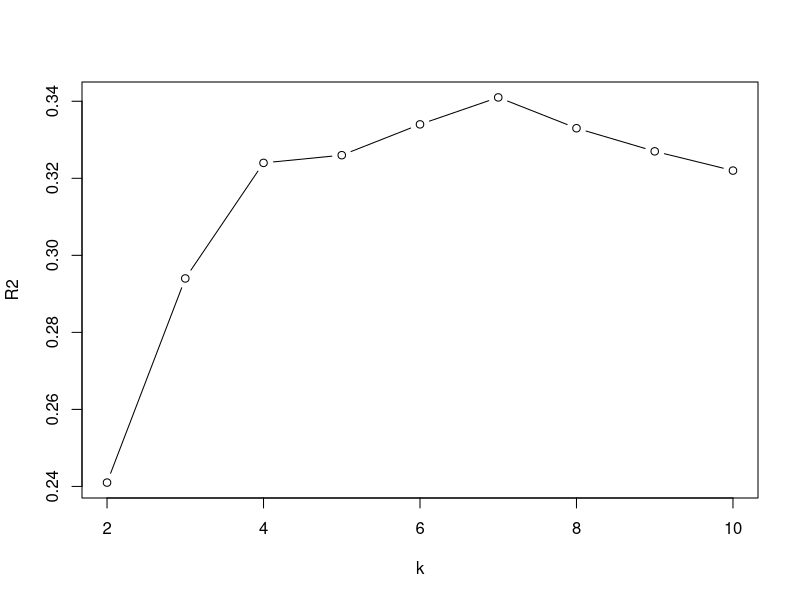
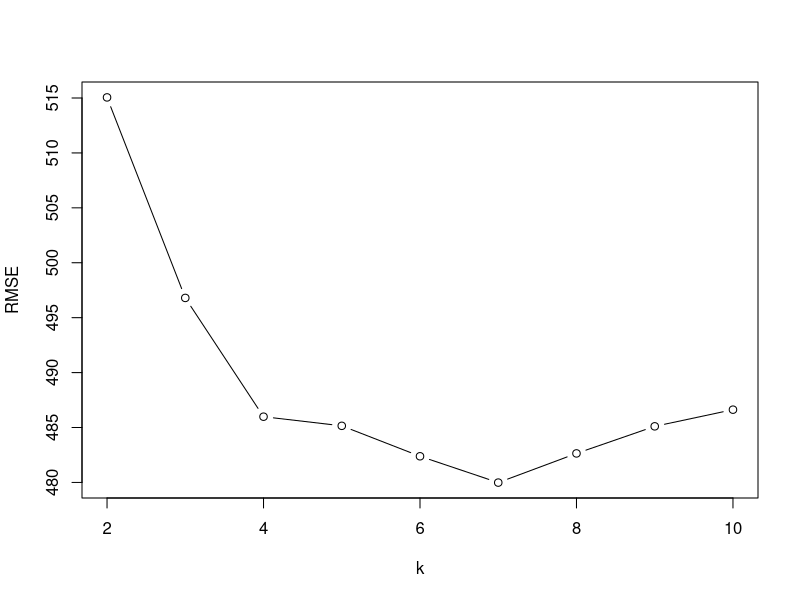
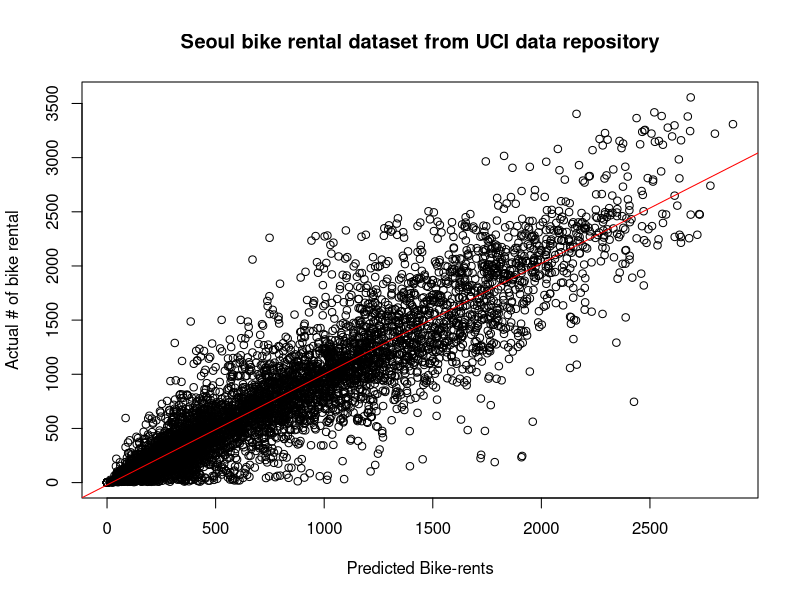

Reproduce these figures in R, in order.
## ---- chunk 1
library(dplyr)
library(tidyr)
library(lubridate)
library(stringr)
library(class)
library(ROCR)
library(FNN)    
library(ROSE)
library(e1071)   
library(Epi)     
library(class)
library(caret)

bike_rental_df <- read.csv('SeoulBikeData.csv')
## ---- chunk 2
str(bike_rental_df)

train_bike<-bike_rental_df[c(1:7296),]
test_bike<-bike_rental_df[c(7297:8760),]

dim(train_bike)
dim(test_bike)
## ---- chunk 3
var(train_bike$Rented.Bike.Count)
var(test_bike$Rented.Bike.Count)
sd(train_bike$Rented.Bike.Count)
sd(test_bike$Rented.Bike.Count)

summary(train_bike$Rented.Bike.Count)
summary(test_bike$Rented.Bike.Count)
## ---- chunk 4
 
dummy_bike <- predict(dummyVars(~ Seasons+Holiday+Functioning.Day, data = bike_rental_df), bike_rental_df)
bike_total <- cbind(bike_rental_df[,c(-12, -13, -14)], dummy_bike)

minmax_norm <- function(x) {
  (x-min(x))/(max(x)-min(x))
}


bike_total_norm <- sapply(bike_total[,c(-1, -2)], minmax_norm)
summary(bike_total_norm)

dim(bike_total_norm)

train_bike_norm <- bike_total_norm[1:7296,]
test_bike_norm <- bike_total_norm[7297:8760,]

train_bike_norm_label <- bike_total[1:7296, 2]
test_bike_norm_label <- bike_total[7297:8760,2]
## ---- chunk 5
sqrt(nrow(train_bike_norm))
knnmodel <- knnreg(train_bike_norm, train_bike_norm_label, k = 85)

train_bike$pred <- predict(knnmodel, train_bike_norm)
test_bike$pred <- predict(knnmodel, test_bike_norm)

head(train_bike[,c("Rented.Bike.Count", "pred")], 10)
head(test_bike[,c("Rented.Bike.Count", "pred")], 10)



train_bike$error <- train_bike$Rented.Bike.Count - train_bike$pred
test_bike$error <- test_bike$Rented.Bike.Count - test_bike$pred

head(train_bike[, c("Rented.Bike.Count", "pred", "error")], 10)
head(test_bike[, c("Rented.Bike.Count", "pred", "error")], 10)


#### 각 데이터의 RMSE 계산, sd와 비교 
rmse_train <- caret::RMSE(train_bike$Rented.Bike.Count, train_bike$pred)
rmse_train

rmse_test <- caret::RMSE(test_bike$Rented.Bike.Count, test_bike$pred)
rmse_test

sd(train_bike$Rented.Bike.Count)
sd(test_bike$Rented.Bike.Count)


#### 각 데이터의 R2 계산
train_Rsq <- 1- ((sum(train_bike$error ** 2)) / sum((train_bike$Rented.Bike.Count - mean(train_bike$Rented.Bike.Count))**2))
train_Rsq

test_Rsq <-  1- ((sum(test_bike$error ** 2)) / sum((test_bike$Rented.Bike.Count - mean(test_bike$Rented.Bike.Count))**2))
test_Rsq


print(paste("R2 for train data",
            round(train_Rsq, 3)))
print(paste("R2 for test data",
            round(test_Rsq, 3)))


## ---- chunk 6
## k = 1
knnmodel <- knnreg(train_bike_norm, train_bike_norm_label, k = 1)


#### making prediction with KNN
train_bike$pred <- predict(knnmodel, train_bike_norm)
test_bike$pred <- predict(knnmodel, test_bike_norm)

head(train_bike[,c("Rented.Bike.Count", "pred")], 10)
head(test_bike[,c("Rented.Bike.Count", "pred")], 10)


#### calculating error
train_bike$error <- train_bike$Rented.Bike.Count - train_bike$pred
test_bike$error <- test_bike$Rented.Bike.Count - test_bike$pred

head(train_bike[, c("Rented.Bike.Count", "pred", "error")], 10)
head(test_bike[, c("Rented.Bike.Count", "pred", "error")], 10)


#### 각 데이터의 RMSE 계산, sd와 비교 
rmse_train <- caret::RMSE(train_bike$Rented.Bike.Count, train_bike$pred)
rmse_train

rmse_test <- caret::RMSE(test_bike$Rented.Bike.Count, test_bike$pred)
rmse_test


#### R2 계산
train_Rsq <- 1- ((sum(train_bike$error ** 2)) / sum((train_bike$Rented.Bike.Count - mean(train_bike$Rented.Bike.Count))**2))
train_Rsq

test_Rsq <-  1- ((sum(test_bike$error ** 2)) / sum((test_bike$Rented.Bike.Count - mean(test_bike$Rented.Bike.Count))**2))
test_Rsq


print(paste("R2 for train data",
            round(train_Rsq, 3)))
print(paste("R2 for test data",
            round(test_Rsq, 3)))


## k = 1일때,
## "R2 for train data 1" // 0
## "R2 for test data -0.051" // 606.0568







## k = 2
knnmodel <- knnreg(train_bike_norm, train_bike_norm_label, k = 2)


#### making prediction with KNN
train_bike$pred <- predict(knnmodel, train_bike_norm)
test_bike$pred <- predict(knnmodel, test_bike_norm)

head(train_bike[,c("Rented.Bike.Count", "pred")], 10)
head(test_bike[,c("Rented.Bike.Count", "pred")], 10)


#### calculating error
train_bike$error <- train_bike$Rented.Bike.Count - train_bike$pred
test_bike$error <- test_bike$Rented.Bike.Count - test_bike$pred

head(train_bike[, c("Rented.Bike.Count", "pred", "error")], 10)
head(test_bike[, c("Rented.Bike.Count", "pred", "error")], 10)


#### 각 데이터의 RMSE 계산, sd와 비교 
rmse_train <- caret::RMSE(train_bike$Rented.Bike.Count, train_bike$pred)
rmse_train

rmse_test <- caret::RMSE(test_bike$Rented.Bike.Count, test_bike$pred)
rmse_test


#### R2 계산
train_Rsq <- 1- ((sum(train_bike$error ** 2)) / sum((train_bike$Rented.Bike.Count - mean(train_bike$Rented.Bike.Count))**2))
train_Rsq

test_Rsq <-  1- ((sum(test_bike$error ** 2)) / sum((test_bike$Rented.Bike.Count - mean(test_bike$Rented.Bike.Count))**2))
test_Rsq


print(paste("R2 for train data",
            round(train_Rsq, 3)))
print(paste("R2 for test data",
            round(test_Rsq, 3)))


## k = 2일때,
## "R2 for train data 0.935" // 167.4202
## "R2 for test data 0.241" // 515.0535






## k = 3
knnmodel <- knnreg(train_bike_norm, train_bike_norm_label, k = 3)


#### making prediction with KNN
train_bike$pred <- predict(knnmodel, train_bike_norm)
test_bike$pred <- predict(knnmodel, test_bike_norm)

head(train_bike[,c("Rented.Bike.Count", "pred")], 10)
head(test_bike[,c("Rented.Bike.Count", "pred")], 10)


#### calculating error
train_bike$error <- train_bike$Rented.Bike.Count - train_bike$pred
test_bike$error <- test_bike$Rented.Bike.Count - test_bike$pred

head(train_bike[, c("Rented.Bike.Count", "pred", "error")], 10)
head(test_bike[, c("Rented.Bike.Count", "pred", "error")], 10)


#### 각 데이터의 RMSE 계산, sd와 비교 
rmse_train <- caret::RMSE(train_bike$Rented.Bike.Count, train_bike$pred)
rmse_train

rmse_test <- caret::RMSE(test_bike$Rented.Bike.Count, test_bike$pred)
rmse_test


#### R2 계산
train_Rsq <- 1- ((sum(train_bike$error ** 2)) / sum((train_bike$Rented.Bike.Count - mean(train_bike$Rented.Bike.Count))**2))
train_Rsq

test_Rsq <-  1- ((sum(test_bike$error ** 2)) / sum((test_bike$Rented.Bike.Count - mean(test_bike$Rented.Bike.Count))**2))
test_Rsq


print(paste("R2 for train data",
            round(train_Rsq, 3)))
print(paste("R2 for test data",
            round(test_Rsq, 3)))


## k = 3일때, 
## "R2 for train data 0.912" // 194.4631
## "R2 for test data 0.294" // 496.7979 
 





## k = 4
knnmodel <- knnreg(train_bike_norm, train_bike_norm_label, k = 4)


#### making prediction with KNN
train_bike$pred <- predict(knnmodel, train_bike_norm)
test_bike$pred <- predict(knnmodel, test_bike_norm)

head(train_bike[,c("Rented.Bike.Count", "pred")], 10)
head(test_bike[,c("Rented.Bike.Count", "pred")], 10)


#### calculating error
train_bike$error <- train_bike$Rented.Bike.Count - train_bike$pred
test_bike$error <- test_bike$Rented.Bike.Count - test_bike$pred

head(train_bike[, c("Rented.Bike.Count", "pred", "error")], 10)
head(test_bike[, c("Rented.Bike.Count", "pred", "error")], 10)


#### 각 데이터의 RMSE 계산, sd와 비교 
rmse_train <- caret::RMSE(train_bike$Rented.Bike.Count, train_bike$pred)
rmse_train

rmse_test <- caret::RMSE(test_bike$Rented.Bike.Count, test_bike$pred)
rmse_test


#### R2 계산
train_Rsq <- 1- ((sum(train_bike$error ** 2)) / sum((train_bike$Rented.Bike.Count - mean(train_bike$Rented.Bike.Count))**2))
train_Rsq

test_Rsq <-  1- ((sum(test_bike$error ** 2)) / sum((test_bike$Rented.Bike.Count - mean(test_bike$Rented.Bike.Count))**2))
test_Rsq


print(paste("R2 for train data",
            round(train_Rsq, 3)))
print(paste("R2 for test data",
            round(test_Rsq, 3)))


## k = 4일때, 
## "R2 for train data 0.895" // 211.9446
## "R2 for test data 0.324" // 485.9841





## k = 5
knnmodel <- knnreg(train_bike_norm, train_bike_norm_label, k = 5)


#### making prediction with KNN
train_bike$pred <- predict(knnmodel, train_bike_norm)
test_bike$pred <- predict(knnmodel, test_bike_norm)

head(train_bike[,c("Rented.Bike.Count", "pred")], 10)
head(test_bike[,c("Rented.Bike.Count", "pred")], 10)


#### calculating error
train_bike$error <- train_bike$Rented.Bike.Count - train_bike$pred
test_bike$error <- test_bike$Rented.Bike.Count - test_bike$pred

head(train_bike[, c("Rented.Bike.Count", "pred", "error")], 10)
head(test_bike[, c("Rented.Bike.Count", "pred", "error")], 10)


#### 각 데이터의 RMSE 계산, sd와 비교 
rmse_train <- caret::RMSE(train_bike$Rented.Bike.Count, train_bike$pred)
rmse_train

rmse_test <- caret::RMSE(test_bike$Rented.Bike.Count, test_bike$pred)
rmse_test


#### R2 계산
train_Rsq <- 1- ((sum(train_bike$error ** 2)) / sum((train_bike$Rented.Bike.Count - mean(train_bike$Rented.Bike.Count))**2))
train_Rsq

test_Rsq <-  1- ((sum(test_bike$error ** 2)) / sum((test_bike$Rented.Bike.Count - mean(test_bike$Rented.Bike.Count))**2))
test_Rsq


print(paste("R2 for train data",
            round(train_Rsq, 3)))
print(paste("R2 for test data",
            round(test_Rsq, 3)))


## k = 5일때,
## "R2 for train data 0.882" // 224.6379
## "R2 for test data 0.326" // 485.1526



## k = 6
knnmodel <- knnreg(train_bike_norm, train_bike_norm_label, k = 6)


#### making prediction with KNN
train_bike$pred <- predict(knnmodel, train_bike_norm)
test_bike$pred <- predict(knnmodel, test_bike_norm)

head(train_bike[,c("Rented.Bike.Count", "pred")], 10)
head(test_bike[,c("Rented.Bike.Count", "pred")], 10)


#### calculating error
train_bike$error <- train_bike$Rented.Bike.Count - train_bike$pred
test_bike$error <- test_bike$Rented.Bike.Count - test_bike$pred

head(train_bike[, c("Rented.Bike.Count", "pred", "error")], 10)
head(test_bike[, c("Rented.Bike.Count", "pred", "error")], 10)


#### 각 데이터의 RMSE 계산, sd와 비교 
rmse_train <- caret::RMSE(train_bike$Rented.Bike.Count, train_bike$pred)
rmse_train

rmse_test <- caret::RMSE(test_bike$Rented.Bike.Count, test_bike$pred)
rmse_test


#### R2 계산
train_Rsq <- 1- ((sum(train_bike$error ** 2)) / sum((train_bike$Rented.Bike.Count - mean(train_bike$Rented.Bike.Count))**2))
train_Rsq

test_Rsq <-  1- ((sum(test_bike$error ** 2)) / sum((test_bike$Rented.Bike.Count - mean(test_bike$Rented.Bike.Count))**2))
test_Rsq


print(paste("R2 for train data",
            round(train_Rsq, 3)))
print(paste("R2 for test data",
            round(test_Rsq, 3)))


## k = 6일때,
## "R2 for train data 0.872" // 234.0717
## "R2 for test data 0.334" // 482.3801



## k = 7
knnmodel <- knnreg(train_bike_norm, train_bike_norm_label, k = 7)


#### making prediction with KNN
train_bike$pred <- predict(knnmodel, train_bike_norm)
test_bike$pred <- predict(knnmodel, test_bike_norm)

head(train_bike[,c("Rented.Bike.Count", "pred")], 10)
head(test_bike[,c("Rented.Bike.Count", "pred")], 10)


#### calculating error
train_bike$error <- train_bike$Rented.Bike.Count - train_bike$pred
test_bike$error <- test_bike$Rented.Bike.Count - test_bike$pred

head(train_bike[, c("Rented.Bike.Count", "pred", "error")], 10)
head(test_bike[, c("Rented.Bike.Count", "pred", "error")], 10)


#### 각 데이터의 RMSE 계산, sd와 비교 
rmse_train <- caret::RMSE(train_bike$Rented.Bike.Count, train_bike$pred)
rmse_train

rmse_test <- caret::RMSE(test_bike$Rented.Bike.Count, test_bike$pred)
rmse_test


#### R2 계산
train_Rsq <- 1- ((sum(train_bike$error ** 2)) / sum((train_bike$Rented.Bike.Count - mean(train_bike$Rented.Bike.Count))**2))
train_Rsq

test_Rsq <-  1- ((sum(test_bike$error ** 2)) / sum((test_bike$Rented.Bike.Count - mean(test_bike$Rented.Bike.Count))**2))
test_Rsq


print(paste("R2 for train data",
            round(train_Rsq, 3)))
print(paste("R2 for test data",
            round(test_Rsq, 3)))


## k = 7일때,
## "R2 for train data 0.866" // 239.6033
## "R2 for test data 0.341" // 479.9845


## k = 8
knnmodel <- knnreg(train_bike_norm, train_bike_norm_label, k = 8)


#### making prediction with KNN
train_bike$pred <- predict(knnmodel, train_bike_norm)
test_bike$pred <- predict(knnmodel, test_bike_norm)

head(train_bike[,c("Rented.Bike.Count", "pred")], 10)
head(test_bike[,c("Rented.Bike.Count", "pred")], 10)


#### calculating error
train_bike$error <- train_bike$Rented.Bike.Count - train_bike$pred
test_bike$error <- test_bike$Rented.Bike.Count - test_bike$pred

head(train_bike[, c("Rented.Bike.Count", "pred", "error")], 10)
head(test_bike[, c("Rented.Bike.Count", "pred", "error")], 10)


#### 각 데이터의 RMSE 계산, sd와 비교 
rmse_train <- caret::RMSE(train_bike$Rented.Bike.Count, train_bike$pred)
rmse_train

rmse_test <- caret::RMSE(test_bike$Rented.Bike.Count, test_bike$pred)
rmse_test


#### R2 계산
train_Rsq <- 1- ((sum(train_bike$error ** 2)) / sum((train_bike$Rented.Bike.Count - mean(train_bike$Rented.Bike.Count))**2))
train_Rsq

test_Rsq <-  1- ((sum(test_bike$error ** 2)) / sum((test_bike$Rented.Bike.Count - mean(test_bike$Rented.Bike.Count))**2))
test_Rsq


print(paste("R2 for train data",
            round(train_Rsq, 3)))
print(paste("R2 for test data",
            round(test_Rsq, 3)))


## k = 8일때,
## "R2 for train data 0.862" // 243.5623
## "R2 for test data 0.333" // 482.6411


## k = 9
knnmodel <- knnreg(train_bike_norm, train_bike_norm_label, k = 9)


#### making prediction with KNN
train_bike$pred <- predict(knnmodel, train_bike_norm)
test_bike$pred <- predict(knnmodel, test_bike_norm)

head(train_bike[,c("Rented.Bike.Count", "pred")], 10)
head(test_bike[,c("Rented.Bike.Count", "pred")], 10)


#### calculating error
train_bike$error <- train_bike$Rented.Bike.Count - train_bike$pred
test_bike$error <- test_bike$Rented.Bike.Count - test_bike$pred

head(train_bike[, c("Rented.Bike.Count", "pred", "error")], 10)
head(test_bike[, c("Rented.Bike.Count", "pred", "error")], 10)


#### 각 데이터의 RMSE 계산, sd와 비교 
rmse_train <- caret::RMSE(train_bike$Rented.Bike.Count, train_bike$pred)
rmse_train

rmse_test <- caret::RMSE(test_bike$Rented.Bike.Count, test_bike$pred)
rmse_test


#### R2 계산
train_Rsq <- 1- ((sum(train_bike$error ** 2)) / sum((train_bike$Rented.Bike.Count - mean(train_bike$Rented.Bike.Count))**2))
train_Rsq

test_Rsq <-  1- ((sum(test_bike$error ** 2)) / sum((test_bike$Rented.Bike.Count - mean(test_bike$Rented.Bike.Count))**2))
test_Rsq


print(paste("R2 for train data",
            round(train_Rsq, 3)))
print(paste("R2 for test data",
            round(test_Rsq, 3)))


## k = 9일때,
## "R2 for train data 0.857" // 247.5321
## "R2 for test data 0.327" // 485.1062



## k = 10
knnmodel <- knnreg(train_bike_norm, train_bike_norm_label, k = 10)


#### making prediction with KNN
train_bike$pred <- predict(knnmodel, train_bike_norm)
test_bike$pred <- predict(knnmodel, test_bike_norm)

head(train_bike[,c("Rented.Bike.Count", "pred")], 10)
head(test_bike[,c("Rented.Bike.Count", "pred")], 10)


#### calculating error
train_bike$error <- train_bike$Rented.Bike.Count - train_bike$pred
test_bike$error <- test_bike$Rented.Bike.Count - test_bike$pred

head(train_bike[, c("Rented.Bike.Count", "pred", "error")], 10)
head(test_bike[, c("Rented.Bike.Count", "pred", "error")], 10)


#### 각 데이터의 RMSE 계산, sd와 비교 
rmse_train <- caret::RMSE(train_bike$Rented.Bike.Count, train_bike$pred)
rmse_train

rmse_test <- caret::RMSE(test_bike$Rented.Bike.Count, test_bike$pred)
rmse_test


#### R2 계산
train_Rsq <- 1- ((sum(train_bike$error ** 2)) / sum((train_bike$Rented.Bike.Count - mean(train_bike$Rented.Bike.Count))**2))
train_Rsq

test_Rsq <-  1- ((sum(test_bike$error ** 2)) / sum((test_bike$Rented.Bike.Count - mean(test_bike$Rented.Bike.Count))**2))
test_Rsq


print(paste("R2 for train data",
            round(train_Rsq, 3)))
print(paste("R2 for test data",
            round(test_Rsq, 3)))


## k = 10일때,
## "R2 for train data 0.852" // 251.6332
## "R2 for test data 0.322" // 486.624


# y1 -> test data에 대한 R2, y2 -> train data에 대한 R2, y3 -> test data rmse
x1 <- c(2:10)
y1 <- c( 0.241, 0.294, 0.324, 0.326, 0.334, 0.341, 0.333, 0.327, 0.322)

y3 <- c(515.0535, 496.7979, 485.9841, 485.1526, 482.3801, 479.9845, 482.6411, 485.1062, 486.624)

plot(x1, y1, xlab="k", ylab="R2", type="b")
plot(x1, y3, xlab="k", ylab="RMSE", type="b")


## ---- chunk 7
plot(x=train_bike$pred,
     y=train_bike$Rented.Bike.Count, 
     main='Seoul bike rental dataset from UCI data repository',
     xlab='Predicted Bike-rents', 
     ylab='Actual # of bike rental')

abline(lm(train_bike$Rented.Bike.Count ~ train_bike$pred), col = "red")
